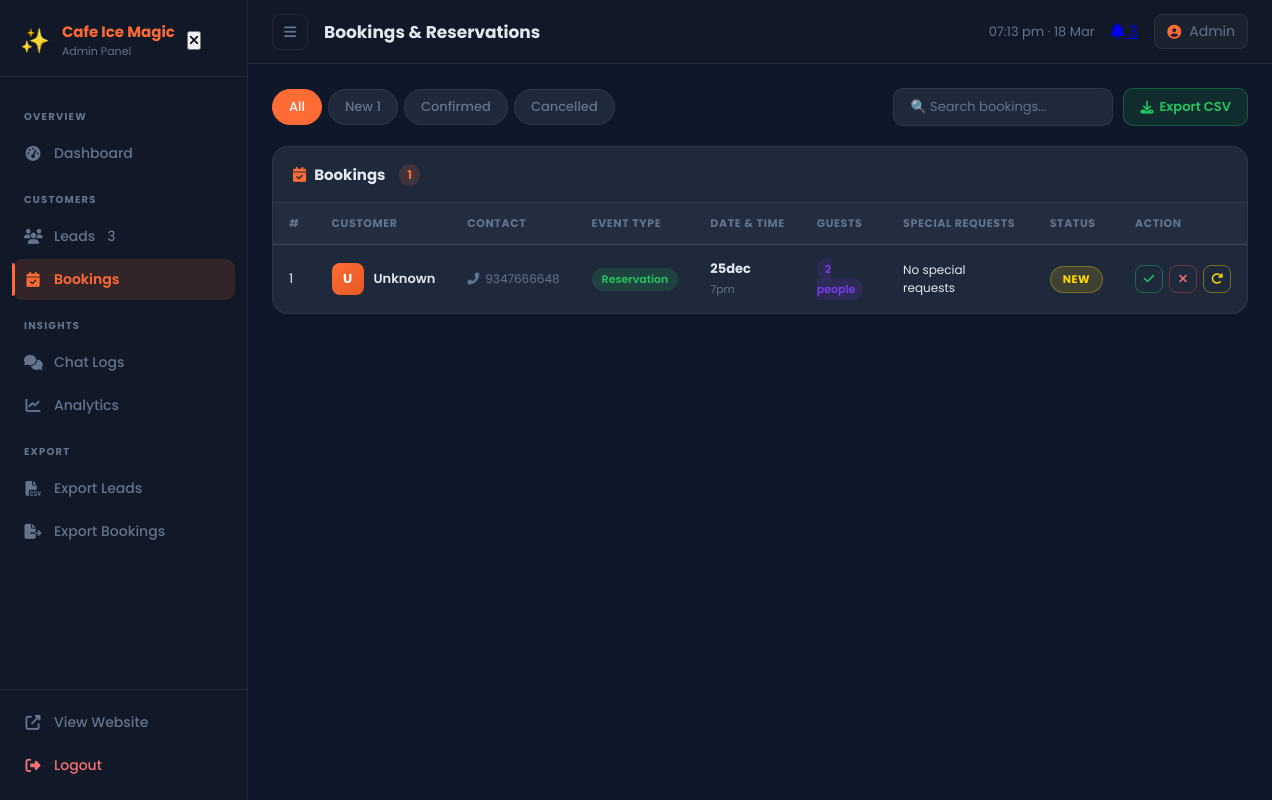
Screenshot of /admin/bookings (signed in) with the database file from the repository.
### tables this page shows
CREATE TABLE bookings (
            id INTEGER PRIMARY KEY AUTOINCREMENT,
            session_id TEXT,
            name TEXT,
            phone TEXT,
            email TEXT,
            event_type TEXT,
            date TEXT,
            time TEXT,
            guests INTEGER,
            special_requests TEXT,
            status TEXT DEFAULT 'new',
            created_at TIMESTAMP DEFAULT CURRENT_TIMESTAMP
        , booking_ref TEXT);

### app.py (the view)
@app.route('/admin/bookings')
@login_required
def admin_bookings():
    status   = request.args.get('status', 'all')
    bookings = db.get_all_bookings(status=status)
    return render_template('admin/bookings.html', cafe=CAFE_CONFIG,
                           bookings=bookings, current_filter=status)

### app.py (called while the page is built)
@app.context_processor
def inject_sidebar_stats():
    if session.get('admin_logged_in'):
        return {'new_leads_count': db.get_new_leads_count()}
    return {'new_leads_count': 0}

def login_required(f):
    @wraps(f)
    def decorated(*args, **kwargs):
        if not session.get('admin_logged_in'):
            return redirect(url_for('admin_login'))
        return f(*args, **kwargs)
    return decorated

### database.py (called while the page is built)
def get_db():
    conn = sqlite3.connect(DB_PATH)
    conn.row_factory = sqlite3.Row
    conn.execute("PRAGMA journal_mode=WAL")
    return conn

def get_new_leads_count():
    conn = get_db()
    count = conn.execute(
        "SELECT COUNT(*) FROM leads WHERE contacted = 0 OR contacted IS NULL"
    ).fetchone()[0]
    conn.close()
    return count

def get_all_bookings(status=None, limit=500):
    conn = get_db()
    if status and status != 'all':
        rows = conn.execute(
            'SELECT * FROM bookings WHERE status = ? ORDER BY created_at DESC LIMIT ?',
            (status, limit)
        ).fetchall()
    else:
        rows = conn.execute(
            'SELECT * FROM bookings ORDER BY created_at DESC LIMIT ?', (limit,)
        ).fetchall()
    conn.close()
    return [dict(r) for r in rows]

### templates/admin/bookings.html (shortened to what this page needs)
{% extends "admin/base.html" %}
{% block page_title %}Bookings & Reservations{% endblock %}
{% block content %}
<div class="page-toolbar">
  <div class="filter-tabs">
    <a href="?status=all" class="filter-tab {% if current_filter == 'all' %}active{% endif %}">All</a>
    <a href="?status=new" class="filter-tab {% if current_filter == 'new' %}active{% endif %}">
      New <span class="tab-count">{{ bookings|selectattr('status','eq','new')|list|length if current_filter == 'all' else '' }}</span>
    </a>
    <a href="?status=confirmed" class="filter-tab {% if current_filter == 'confirmed' %}active{% endif %}">Confirmed</a>
    <a href="?status=cancelled" class="filter-tab {% if current_filter == 'cancelled' %}active{% endif %}">Cancelled</a>
  </div>
  <div class="toolbar-actions">
    <input type="text" id="searchInput" class="search-input" placeholder="🔍 Search bookings..."/>
    <a href="/api/export-bookings" class="btn-export"><i class="fas fa-download"></i> Export CSV</a>
  </div>
</div>
<div class="card">
  <div class="card-header">
    <h3 class="card-title">
      <i class="fas fa-calendar-check"></i> Bookings
      <span class="count-badge">{{ bookings|length }}</span>
    </h3>
  </div>
  <div class="table-responsive">
    <table class="data-table" id="bookingsTable">
      <thead>
        <tr>
          <th>#</th>
          <th>Customer</th>
          <th>Contact</th>
          <th>Event Type</th>
          <th>Date & Time</th>
          <th>Guests</th>
          <th>Special Requests</th>
          <th>Status</th>
          <th>Action</th>
        </tr>
      </thead>
      <tbody>
        {% for b in bookings %}
        <tr id="row-{{ b.id }}">
          <td class="text-muted">{{ b.id }}</td>
          <td>
            <div class="user-cell">
              <div class="user-avatar">{{ (b.name or 'U')[0].upper() }}</div>
              <div>
                <div class="user-name">{{ b.name or 'Unknown' }}</div>
              </div>
            </div>
          </td>
          <td>
            {% if b.phone %}
            <a href="tel:{{ b.phone }}" class="phone-link">
              <i class="fas fa-phone-alt"></i> {{ b.phone }}
            </a>
            {% else %}—{% endif %}
          </td>
          <td>
            <span class="badge badge-{{ b.event_type }}">{{ (b.event_type or 'general')|replace('_',' ')|title }}</span>
          </td>
          <td>
            {% if b.date %}<strong>{{ b.date }}</strong>{% else %}—{% endif %}
            {% if b.time %}<br><small class="text-muted">{{ b.time }}</small>{% endif %}
          </td>
          <td>
            {% if b.guests %}<span class="guests-badge">{{ b.guests }} people</span>{% else %}—{% endif %}
          </td>
          <td class="message-preview">{{ (b.special_requests or '')[:60] }}{% if b.special_requests and b.special_requests|length > 60 %}…{% endif %}</td>
          <td>
            <span class="status-badge status-{{ b.status }}" id="status-{{ b.id }}">{{ (b.status or 'new')|title }}</span>
          </td>
          <td>
            <div class="action-btns">
              <button class="action-btn confirm" onclick="updateStatus({{ b.id }}, 'confirmed')" title="Confirm">
                <i class="fas fa-check"></i>
              </button>
              <button class="action-btn cancel" onclick="updateStatus({{ b.id }}, 'cancelled')" title="Cancel">
                <i class="fas fa-times"></i>
              </button>
              <button class="action-btn reset" onclick="updateStatus({{ b.id }}, 'new')" title="Reset to New">
                <i class="fas fa-redo"></i>
              </button>
            </div>
          </td>
        </tr>
        {% else %}
        <tr>
          <td colspan="9" class="empty-state">
            <i class="fas fa-calendar-times"></i><br>No bookings found.
          </td>
        </tr>
        {% endfor %}
      </tbody>
    </table>
  </div>
</div>
{% endblock %}

### rows the page displays
bookings: id "1", name "U", name "Unknown", phone "9347666648", event_type "Reservation", date "25dec", time "7pm", guests "2", special_requests "No special requests", status "NEW"

### other values shown
{{ cafe.name }} "Cafe Ice Magic"
{{ new_leads_count }} "3"
{{ bookings|length }} "1"
